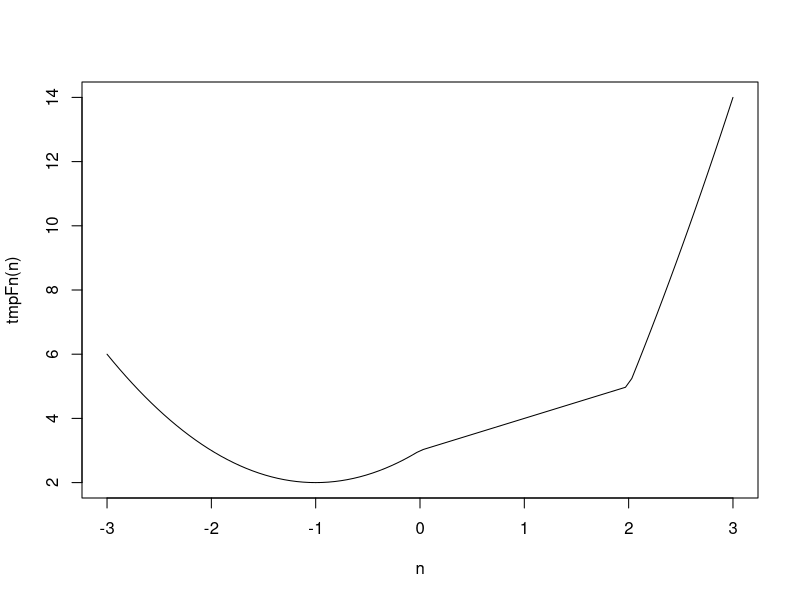

Write R code to recreate this figure.
## ---- chunk 1
knitr::opts_chunk$set(echo = TRUE)
## ---- chunk 2

tmpFn1 <- function(xVec){
  return(xVec^(1:length(xVec)))
}

## simple example
a <- c(2, 5, 3, 8, 2, 4)

b <- tmpFn1(a)
b

## ---- chunk 3
tmpFn2 <- function(xVec2){
  
  n = length(xVec2)
  
  return(xVec2^(1:n)/(1:n))
}



c <- tmpFn2(a)
c


## ---- chunk 4

tmpFn3 <- function(x,n){1+sum(x^(1:n)/(1:n))}
  
## ---- chunk 5

tmpFn <- function(xVec)
{ 
n <- length(xVec)
return((xVec[-c(n,n-1) ] + xVec[-c(n,1)] + xVec[-c(1,2)])/3)
}

## ---- chunk 6
tmpFn <- function(xVec){ifelse(xVec<0, xVec^2+2*xVec+3,ifelse(xVec<2, xVec+3, xVec^2+4*xVec-7))}

n <- seq(-3, 3, len=100)
plot(n, tmpFn(n), type = "l")

## ---- chunk 7

tmpFn <- function(ma){n <- 1:length(ma) 

matrix(ifelse(ma[n]%%2 == 0, ma[n], ma[n]*2), nrow=3, byrow=TRUE)}

tmpFn(matrix(c(1,1,3,5,2,6,-2,-1,-3)))


## ---- chunk 8

tmp <- diag(2, nr = 5)
tmp[abs(row(tmp) - col(tmp)) == 1] <- 1
tmp

tmpFn <- function(k,n){
tmp <- diag(k, nr = n)
tmp[abs(row(tmp) - col(tmp)) == 1] <- 1
tmp
}


## ---- chunk 9

quadrant <- function(alpha)
{
1 + (alpha%%360)%/%90
}

## ---- chunk 10

weekday <- function(day, month, year)
{
month <- month - 2
if(month <= 0) {
month <- month + 12
year <- year - 1
}
c <- year %/% 100
y <- year %% 100
tmp <- floor(2.6*month - 0.2) + day + y + y %/% 4 + c %/% 4 - 2 * c
c("Sunday","Monday","Tuesday","Wednesday","Thursday","Friday","Saturday")[1+tmp%%7]
}

## ---- chunk 11
weekday1 <- function(day, month, year)
{
m <- month <= 2
month <- month - 2 + 12*m
year <- year - m
c <- year %/% 100
y <- year %% 100
tmp <- floor(2.6*month - 0.2) + day + y + y %/% 4 + c %/% 4 - 2 * c
c("Sunday","Monday","Tuesday","Wednesday","Thursday","Friday","Saturday")[1+tmp%%7]
}
## ---- chunk 12
testLoop <- function(n)
{
xVec <- rep(NA, n-1)
xVec[1] <- 1
xVec[2] <- 2
for( j in 3:(n-1) )
xVec[j] <- xVec[j-1] + 2/xVec[j-1]
xVec
}
## ---- chunk 13

testLoop2 <- function(yVec)
{
n <- length(yVec)
sum( exp(seq(along=yVec)) )
}

## ---- chunk 14
quadmap <- function(start, rho, niter)
{
xVec <- rep(NA,niter)
xVec[1] <- start
for(i in 1:(niter-1)) {
xVec[i + 1] <- rho * xVec[i] * (1 - xVec[i])
}
xVec
}
## ---- chunk 15
quad2 <- function(start, rho)
{
x1 <- start
x2 <- rho*x1*(1 - x1)
niter <- 1
while(abs(x1 - x2) >= 0.02) {
x1 <- x2
x2 <- rho*x1*(1 - x1)
niter <- niter + 1
}
niter
}
## ---- chunk 16

tmpAcf <- function(xVec)
{
nom1 <- xVec - mean(xVec)
denom <- sum(nom1^2)
n <- length(xVec)
r1 <- sum( nom1[2:n] * nom1[1:(n-1)] )/denom
r2 <- sum( nom1[3:n] * nom1[1:(n-2)] )/denom
list(r1 = r1, r2 = r2)
}


## ---- chunk 17

tmpAcf <- function(x, k)
{
nom1 <- x - mean(x)
denom <- sum(nom1^2)
n <- length(x)
tmpFn <- function(j){ sum( nom1[(j+1):n] * nom1[1:(n-j)] )/denom }
c(1, sapply(1:k, tmpFn))
}


